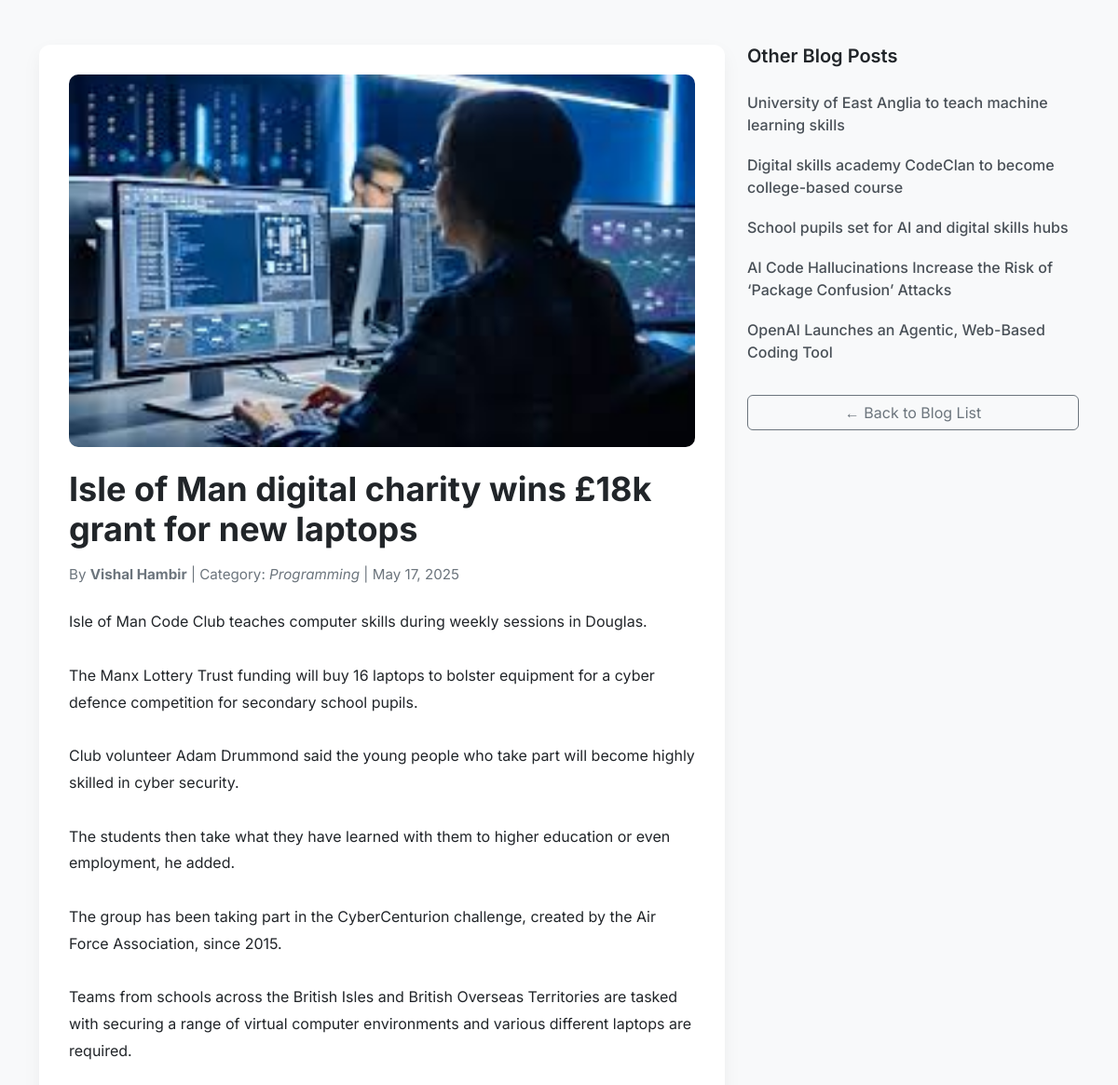
/Home/show_blog_page/6, run on the app's committed database.
### tables this page shows
CREATE TABLE `blogs` (
  `b_auto_id` int(11) NOT NULL,
  `b_cat_ref_id` int(11) DEFAULT NULL,
  `b_auth_ref_id` int(11) DEFAULT NULL,
  `b_title` varchar(255) DEFAULT NULL,
  `b_short_content` text DEFAULT NULL,
  `b_main_content` text DEFAULT NULL,
  `b_image` varchar(255) DEFAULT NULL,
  `b_meta_title` varchar(255) DEFAULT NULL,
  `b_meta_description` text DEFAULT NULL,
  `b_meta_keywords` varchar(255) DEFAULT NULL,
  `b_cretated_at` timestamp NOT NULL DEFAULT current_timestamp(),
  `b_updated_by` int(11) DEFAULT NULL
);

CREATE TABLE `author` (
  `a_auto_id` int(11) NOT NULL,
  `a_author_name` varchar(255) DEFAULT NULL,
  `a_created_at` timestamp NOT NULL DEFAULT current_timestamp(),
  `a_updated_by` int(11) DEFAULT NULL
);

CREATE TABLE `category` (
  `c_auto_id` int(11) NOT NULL,
  `c_category` varchar(255) DEFAULT NULL,
  `c_created_at` timestamp NOT NULL DEFAULT current_timestamp(),
  `c_updated_by` int(11) DEFAULT NULL
);

### application/controllers/Home.php (called while the page is built, shortened)
<?php
class Home extends CI_Controller
{
    public function show_blog_page($id)
    {
        $data['blog'] = $this->db->select('blogs.*, category.c_category as category_name, author.a_author_name as author_name')
            ->from('blogs')
            ->join('category', 'category.c_auto_id = blogs.b_cat_ref_id', 'left')
            ->join('author', 'author.a_auto_id = blogs.b_auth_ref_id', 'left')
            ->where('blogs.b_auto_id', $id)
            ->get()->row();
        $data['recent_blogs'] = $this->db->select('b_auto_id, b_short_content, b_title')
            ->from('blogs')
            ->where('b_auto_id !=', $id)
            ->order_by('b_cretated_at', 'DESC')
            ->limit(6)
            ->get()->result();
        $this->load->view('show_blog', $data);
    }
}
?>

### index.php (called while the page is built, shortened)
<?php
require_once BASEPATH.'core/CodeIgniter.php';

### application/views/show_blog.php (the view, shortened to what this page needs)
<!DOCTYPE html>
<html lang="en">
<head>
    <link href="https://cdn.jsdelivr.net/npm/bootstrap@5.3.0/dist/css/bootstrap.min.css" rel="stylesheet" />
    <link rel="stylesheet" href="<?= base_url('assets/css/mainpagetwo_style.css') ?>">
</head>
<body>
    <div class="container py-5">
        <div class="row">
            <div class="col-lg-8">
                <div class="blog-wrapper">
                    <img src="<?= base_url($blog->b_image) ?>" alt="Blog Image" class="blog-image" />
                    <div class="blog-content">
                        <h1><?= $blog->b_title ?></h1>
                        <div class="blog-meta">
                            By <strong><?= $blog->author_name ?></strong> |
                            Category: <em><?= $blog->category_name ?></em> |
                            <?= date('F j, Y', strtotime($blog->b_cretated_at)) ?>
                        </div>
                        <p><?= nl2br($blog->b_main_content) ?></p>
                    </div>
                </div>
            </div>
            <div class="col-lg-4 mt-4 mt-lg-0">
                <div class="sidebar">
                    <h5>Other Blog Posts</h5>
                    <div class="list-group">
                        <?php foreach ($recent_blogs as $recent): ?>
                            <a href="<?= base_url('Home/show_blog_page/' . $recent->b_auto_id) ?>" class="list-group-item">
                                <?= $recent->b_title ?>
                            </a>
                        <?php endforeach; ?>
                    </div>
                </div>
                <div class="mt-4">
                    <a href="<?= base_url('Home') ?>" class="btn btn-outline-secondary w-100">
                        &larr; Back to Blog List
                    </a>
                </div>
            </div>
        </div>
    </div>
</body>
</html>

### assets/css/mainpagetwo_style.css (style rules this page uses)
body { font-family: 'Inter', sans-serif; background-color: #f8f9fa; }
.blog-wrapper { background: #fff; border-radius: 12px; box-shadow: 0 8px 20px rgba(0, 0, 0, 0.05); padding: 2rem; }
.blog-image { width: 100%; height: 400px; object-fit: cover; border-radius: 10px; margin-bottom: 1.5rem; }
.blog-content h1 { font-size: 2.25rem; font-weight: 700; margin-bottom: 1rem; }
.blog-meta { font-size: 0.95rem; color: #6c757d; margin-bottom: 1.5rem; }
.blog-content p { line-height: 1.8; margin-bottom: 1rem; }
.sidebar { position: sticky; top: 2rem; }
.sidebar h5 { font-weight: 600; margin-bottom: 1rem; }
.sidebar .list-group-item { background-color: transparent; border: none; padding: 0.6rem 0; color: #495057; font-weight: 500; transition: 0.3s; }

### data on the page
blogs: b_image (picture), b_title "Isle of Man digital charity wins £18k grant for new laptops", author.a_author_name "Vishal Hambir", category.c_category "Programming", b_cretated_at "May 17, 2025", b_main_content "Isle of Man Code Club teaches computer skills during weekly sessions in Douglas. The Manx Lottery Trust funding will buy 16 laptops to bolster equipment for a cyber defence competition for secondary school pupils. Club volunteer Adam Drummond said the young people who take part will become highly skilled in cyber security. The students then take what they have learned with them to higher education or even employment, he added. The group has been taking part in the CyberCenturion challenge, created by the Air Force Association, since 2015. Teams from schools across the British Isles and British Overseas Territories are tasked with securing a range of virtual computer environments and various…"
blogs: b_title "University of East Anglia to teach machine learning skills"
blogs: b_title "Digital skills academy CodeClan to become college-based course"
blogs: b_title "School pupils set for AI and digital skills hubs"
blogs: b_title "AI Code Hallucinations Increase the Risk of ‘Package Confusion’ Attacks"
blogs: b_title "OpenAI Launches an Agentic, Web-Based Coding Tool"
